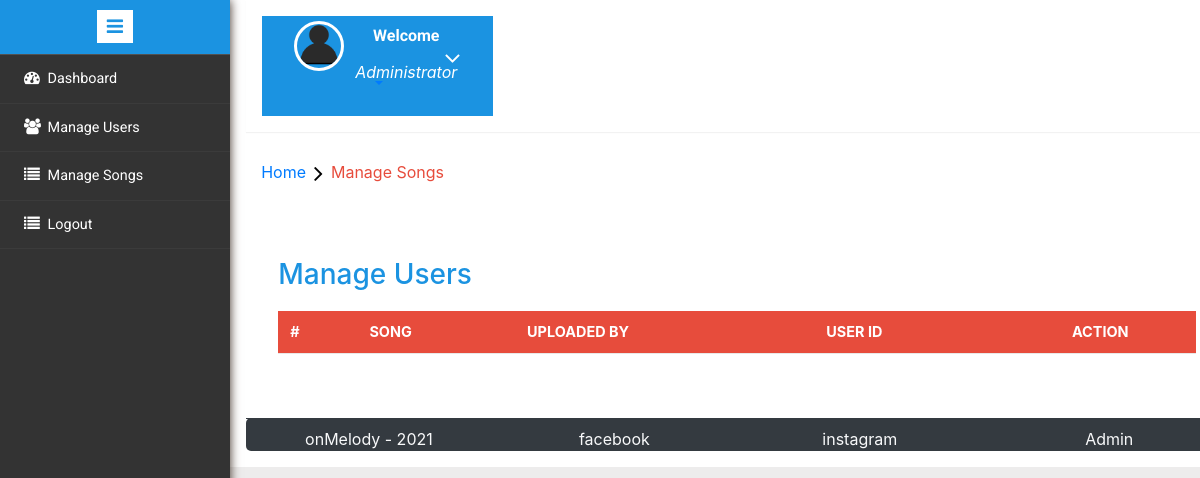
The app's page /admin/manage_songs.php (signed in), older data.
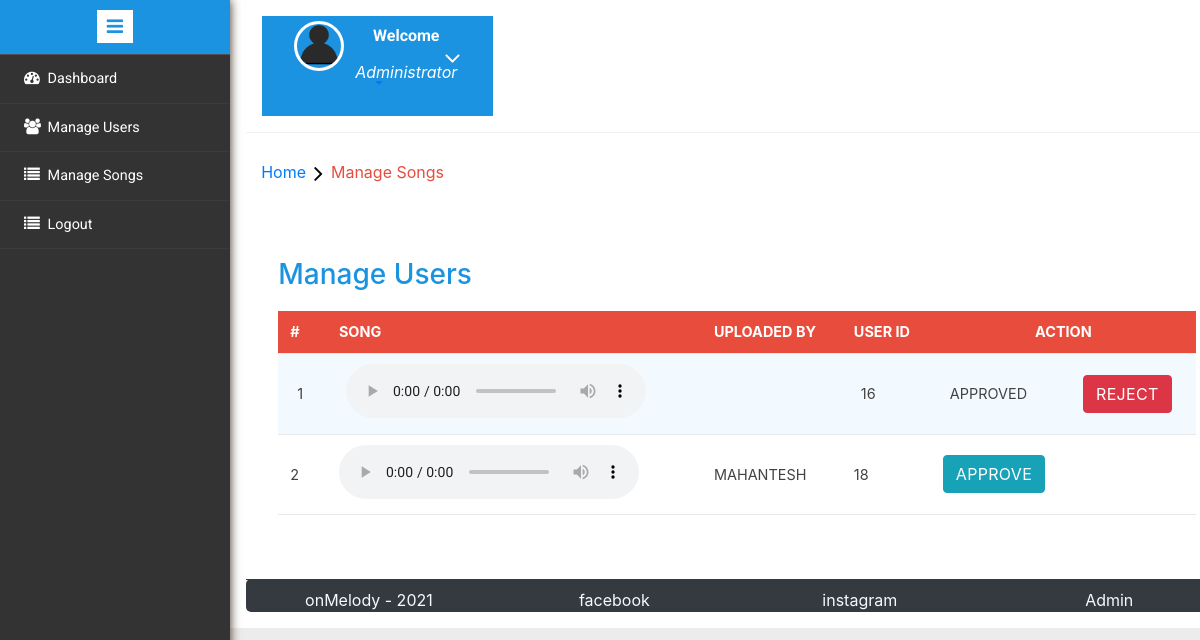
The same page, newer data.
### tables this page shows
CREATE TABLE `songs` (
  `song_id` int(11) NOT NULL,
  `song_mp3` varchar(1000) DEFAULT NULL,
  `song_photo` text DEFAULT NULL,
  `song_date` text DEFAULT NULL,
  `aritst_id` varchar(35) DEFAULT NULL,
  `song_name` varchar(225) NOT NULL,
  `verify` int(11) NOT NULL,
  `user_id` int(11) NOT NULL
);

CREATE TABLE `users` (
  `user_id` int(11) NOT NULL,
  `username` varchar(45) DEFAULT NULL,
  `password` text DEFAULT NULL,
  `first_name` varchar(45) DEFAULT NULL,
  `last_name` varchar(45) DEFAULT NULL,
  `reg_date` varchar(45) DEFAULT NULL,
  `last_seen` varchar(45) DEFAULT NULL,
  `photo` varchar(45) DEFAULT NULL,
  `verify` int(11) NOT NULL,
  `code` varchar(40) NOT NULL,
  `block_status` int(11) NOT NULL
);

### admin/manage_songs.php (the view, shortened to what this page needs)
<?php
include('includes/db.php');
if (strlen($_SESSION['alogin']) == 0) {
    header('location:index.php');
} else {
?>
    <!DOCTYPE HTML>
    <html>
    <head>
        <link href="css/bootstrap.min.css" rel='stylesheet' type='text/css' />
        <link href="css/style.css" rel='stylesheet' type='text/css' />
        <link rel="stylesheet" href="css/morris.css" type="text/css" />
        <link href="css/font-awesome.css" rel="stylesheet">
        <link rel="stylesheet" type="text/css" href="css/table-style.css" />
        <link rel="stylesheet" type="text/css" href="css/basictable.css" />
        <link rel="stylesheet" href="https://maxcdn.bootstrapcdn.com/bootstrap/4.0.0/css/bootstrap.min.css">
        <link rel="stylesheet" href="css/icon-font.min.css" type='text/css' />
    </head>
    <body>
        <div class="page-container">
            <div class="left-content">
                <div class="mother-grid-inner">
                    <?php include('./includes/header.php'); ?>
                </div>
                <ol class="breadcrumb">
                    <li class="breadcrumb-item"><a href="index.html">Home</a><i class="fa fa-angle-right"></i>Manage Songs</li>
                </ol>
                <div class="agile-grids">
                    <div class="agile-tables">
                        <div class="w3l-table-info">
                            <h2>Manage Users</h2>
                            <table id="table">
                                <thead>
                                    <tr>
                                        <th>#</th>
                                        <th>Song</th>
                                        <th>Uploaded By</th>
                                        <th>User ID </th>
                                        <th class="text-center" colspan="2">Action</th>
                                    </tr>
                                </thead>
                                <tbody>
                                    <?php $sql = "SELECT * from songs";
                                    $query = mysqli_query($conn, $sql);
                                    $cnt = 1;
                                    if (mysqli_num_rows($query) > 0) {
                                        while ($result = $query->fetch_assoc()) {                ?>
                                            <tr>
                                                <td><?php echo htmlentities($cnt); ?></td>
                                                <td><audio controls>
                                                        <source src="horse.ogg" type="audio/ogg">
                                                        <source src=".././uploads/<?php echo $result['song_mp3']; ?>" type="audio/mpeg">
                                                    </audio></td>
                                                <?php
                                                $id = $result['user_id'];
                                                $sql2 = "SELECT first_name,last_name from users where `user_id` ='$id'";
                                                $query2 = mysqli_query($conn, $sql2);
                                                $arr = $query2->fetch_assoc();
                                                ?>
                                                <td><?php echo htmlentities($arr['first_name']) . " " . htmlentities($arr['last_name']); ?></td>
                                                <td><?php echo htmlentities($result['user_id']); ?></td>
                                                <?php
                                                if ($result['verify'] == 0) {
                                                ?>
                                                    <td><a href="#" id="approved" class="btn btn-info">Approve</a></td>
                                                <?php
                                                } else {
                                                    echo "<td>APPROVED</td>"; ?>
                                                    <td><a href="#" id="reject" class="btn btn-danger">Reject</a></td>
                                                <?php }
                                                ?>
                                            </tr>
                                    <?php $cnt = $cnt + 1;
                                        }
                                    } ?>
                                </tbody>
                            </table>
                        </div>
                    </div>
                    <?php include('includes/footer.php'); ?>
            <?php include('includes/sidebarmenu.php'); ?>
    </body>
    </html>
<?php } ?>

### admin/includes/header.php (shortened to what this page needs)
<div class="header-main">
	<div class="profile_details w3l">
		<ul>
			<li class="dropdown profile_details_drop">
				<a href="#" class="dropdown-toggle" data-toggle="dropdown" aria-expanded="false">
					<div class="profile_img">
						<span class="prfil-img"><img src="images/User-icon.png" alt=""> </span>
						<div class="user-name">
							<p>Welcome</p>
							<span>Administrator</span>
						</div>
						<i class="fa fa-angle-down"></i>
						<div class="clearfix"></div>
					</div>
				</a>
			</li>
		</ul>
	</div>
	<div class="clearfix"> </div>
</div>

### files/footer.php
<div style="border-radius:5px" id="footer" class="bg-dark container">
	<footer class="border-top border-dark row  pt-2">
		<div class="col-md-3  text-center text-light">
			onMelody - 2021
		</div>
		<div class="col-md-3  text-center text-light">
			<a href="#" title="" class="text-light">facebook</a>
		</div>
		<div class="col-md-3  text-center text-light">
			<a href="#" title="" class="text-light">instagram</a>
		</div>
		<div class="col-md-3 text-center">
			<a href="admin/" title="" class="ml-2 text-light">Admin</a>
		</div>
	</footer>
</div>
</body>
</html>

### admin/includes/sidebarmenu.php (shortened to what this page needs)
<div class="sidebar-menu">
	<header class="logo1">
		<a href="#" class="sidebar-icon"> <span class="fa fa-bars"></span> </a>
	</header>
	<div class="menu">
		<ul id="menu">
			<li><a href="dashboard.php"><i class="fa fa-tachometer"></i> <span>Dashboard</span>
				</a></li>
			<li id="menu-academico"><a href="manage-users.php"><i class="fa fa-users" aria-hidden="true"></i><span>Manage Users</span>
				</a></li>
			<li><a href="manage_songs.php"><i class="fa fa-list" aria-hidden="true"></i> <span>Manage Songs</span>
				</a></li>
			<li><a href="logout.php"><i class="fa fa-list" aria-hidden="true"></i> <span>Logout</span>
				</a></li>
		</ul>
	</div>
</div>

### admin/css/table-style.css (style rules this page uses)
table { background: white; border-collapse: collapse; margin: 1.25em 0 0; width: 100%; }
table tr, table th, table td { border: none; border-bottom: 1px solid #e8e8e8; font-size: .95em; }
table th, table td { padding: 10px 12px; text-align: left; }
table th { background: #e74c3c; color: #fff; text-transform: uppercase; }
table tr td { background: #f3faff; color: #424242; }
table tr:nth-of-type(2n+2) td { background: #ffffff; }
table { width: 100%; }

Row changes from the older to the newer data that the page shows:
added songs: user "16", verify "APPROVED"
added songs: user.first_name "MAHANTESH", user "18", verify "APPROVE"
